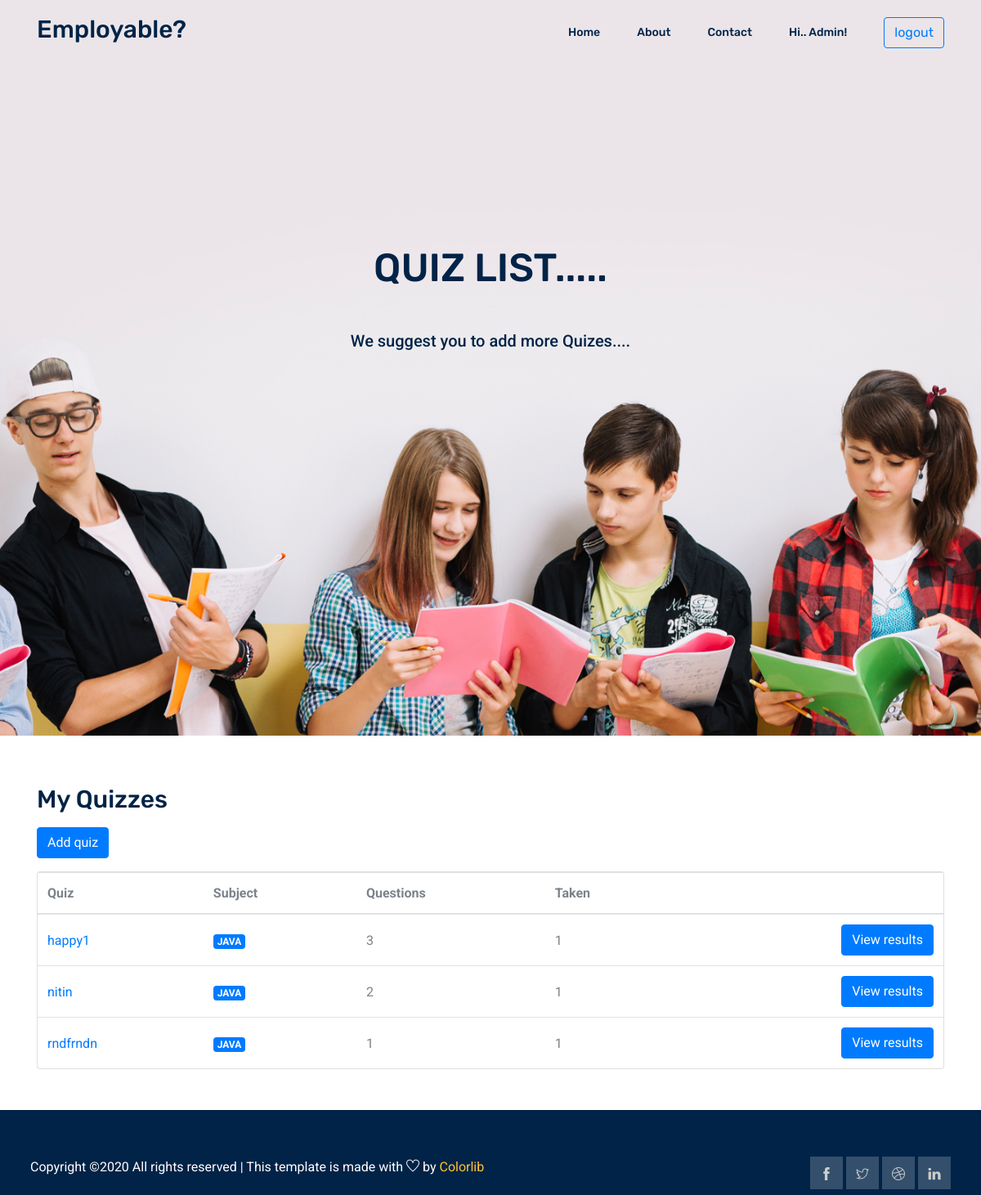
Page /company/quiz/ (signed in) on the committed database.
### accounts/models.py (models this page shows)
class User(AbstractUser):
    is_student = models.BooleanField(default=False)
    is_company = models.BooleanField(default=False)
    has_details = models.BooleanField(default=False)
    about = models.TextField(max_length=1000)
    image = models.ImageField(upload_to='main_image',blank = True, null = True)
    website = models.CharField(max_length=40)

### exam/models.py (models this page shows, shortened)
class Quiz(models.Model):
    owner = models.ForeignKey(User, on_delete=models.CASCADE, related_name='quizzes')
    name = models.CharField(max_length=255)
    subject = models.ForeignKey(Subject, on_delete=models.CASCADE, related_name='quizzes')
    location = models.CharField(max_length=50)
    skills_Required = models.CharField(max_length = 50)
    education = models.CharField(max_length = 50)
    work_exporience = models.CharField(max_length = 50)
    ctc = models.IntegerField()
    posts = models.CharField(max_length=20)

class Subject(models.Model):
    name = models.CharField(max_length=30)
    color = models.CharField(max_length=7, default='#007bff')
    def get_html_badge(self):
        name = escape(self.name)
        color = escape(self.color)
        html = '<span class="badge badge-primary" style="background-color: %s">%s</span>' % (color, name)
        return mark_safe(html)

### company/views.py (the view)
# urls.py: path('quiz/',views.QuizListView.as_view(),name='quizList'),
class QuizListView(ListView):
    model = Quiz
    ordering = ('name', )
    context_object_name = 'quizzes'
    template_name = 'company/QuizList.html'
    def get_queryset(self):
        queryset = self.request.user.quizzes \
            .select_related('subject') \
            .annotate(questions_count=Count('questions', distinct=True)) \
            .annotate(taken_count=Count('taken_quizzes', distinct=True))
        return queryset

### templates/company/QuizList.html (shortened to what this page needs)
{% extends 'base.html' %}
{% load crispy_forms_tags %}
{% block body %}
<section class="home_banner_area">
   <div class="banner_inner">
     <div class="container">
       <div class="row">
         <div class="col-lg-12">
           <div class="banner_content text-center">
             <h2 class="text-uppercase mt-4 mb-5">
               Quiz list.....
             </h2>
             <p>We suggest you to add more Quizes....</p>
           </div>
         </div>
       </div>
     </div>
   </div>
 </section>
    <div class='container' style= 'margin-top:60px'>
        {% if request.user.is_authenticated %}
        {% if request.user.is_company %}
          <h2 class="mb-3">My Quizzes</h2>
          <a href="{% url 'createQuiz' %}" class="btn btn-primary mb-3" role="button">Add quiz</a>
          <div class="card">
            <table class="table mb-0">
              <thead>
                <tr>
                  <th>Quiz</th>
                  <th>Subject</th>
                  <th>Questions</th>
                  <th>Taken</th>
                  <th></th>
                </tr>
              </thead>
              <tbody>
                {% for quiz in quizzes %}
                  <tr>
                    <td class="align-middle"><a href="{% url 'updateQuiz' quiz.pk %}">{{ quiz.name }}</a></td>
                    <td class="align-middle">{{ quiz.subject.get_html_badge }}</td>
                    <td class="align-middle">{{ quiz.questions_count }}</td>
                    <td class="align-middle">{{ quiz.taken_count }}</td>
                    <td class="text-right">
                      <a href="{% url 'results' quiz.pk %}" class="btn btn-primary">View results</a>
                    </td>
                  </tr>
                {% empty %}
                  <tr>
                    <td class="bg-light text-center font-italic" colspan="5">You haven't created any quiz yet.</td>
                  </tr>
                {% endfor %}
              </tbody>
            </table>
            {% else %}
            <h4>you need to be a company to see this page</h4>
            {% endif %}
            {% else %}
            <h4>first login in</h4>
            {% endif %}
          </div>
</div>
{% endblock %}

### templates/base.html (shortened to what this page needs)
{% load static %}
<!DOCTYPE html>
<html lang="en">
  <head>
   <link rel="stylesheet" href="{% static 'css/bootstrap.css' %}" />
    <link rel="stylesheet" href="{% static 'css/flaticon.css' %}" />
    <link rel="stylesheet" href="{% static 'css/themify-icons.css' %}" />
    <link rel="stylesheet" href="{% static 'vendors/owl-carousel/owl.carousel.min.css' %}" />
    <link rel="stylesheet" href="{% static 'vendors/nice-select/css/nice-select.css' %}" />
    <link rel="stylesheet" href="https://stackpath.bootstrapcdn.com/bootstrap/4.1.3/css/bootstrap.min.css">
    <link rel="stylesheet" href="{% static 'css/style.css' %}" />
  </head>
  <body>
    <header class="header_area">
      <div class="main_menu">
        <nav class="navbar navbar-expand-lg navbar-light">
          <div class="container">
            <a class="navbar-brand logo_h" href="{% url 'home'  %}"
              ><h2>Employable?</h2></a>
            <div
              class="collapse navbar-collapse offset"
              id="navbarSupportedContent"
            >
              <ul class="nav navbar-nav menu_nav ml-auto">
                <li class="nav-item {% block homeactive %} {% endblock %}">
                  <a class="nav-link" href="{% url 'home'  %}">Home</a>
                </li>
                <li class="nav-item {% block aboutactive %} {% endblock %}">
                  <a class="nav-link " href="{% url 'about'  %}">About</a>
                </li>
                <li class="nav-item {% block contactactive %} {% endblock %}">
                  <a class="nav-link " href="{% url 'contact'  %}">Contact</a>
                </li>
                {% if not request.user.is_authenticated %}
                <li class="nav-item">
                  <a class = 'nav-link'>
                    <button class="btn btn-outline-primary my-2 my-sm-0" onclick=location.href='{% url 'login' %}' type="submit">Login</button>
                  </a>
                </li>
                <li class="nav-item" >
                  <a class = 'nav-link'>
                  <button class="btn btn-outline-primary my-2 my-sm-0" onclick=location.href='{% url 'signup' %}' type="submit">Signup</button>
                </a>
                </li>
                {% else %}
                <li class="nav-item">
                  <a class="nav-link" href="{% url 'quiz_list'  %}">hi.. {{request.user}}!</a>
                </li>
                <li class="nav-item" >
                  <a class = 'nav-link'>
                  <button class="btn btn-outline-primary my-2 my-sm-0" onclick=location.href='{% url 'logout' %}' type="submit">logout</button>
                </a>
                </li>
                {% endif %}
              </ul>
            </div>
          </div>
        </nav>
      </div>
    </header>
    {% block body %}{% endblock %}
    <footer class="footer-area " >
      <div class="container" style = "padding:7px">
        <div class="row footer-bottom d-flex justify-content-between">
          <p class="col-lg-8 col-sm-12 footer-text m-0 text-white">
Copyright &copy;<script>document.write(new Date().getFullYear());</script> All rights reserved | This template is made with <i class="ti-heart" aria-hidden="true"></i> by <a href="https://colorlib.com" target="_blank">Colorlib</a>
          </p>
          <div class="col-lg-4 col-sm-12 footer-social">
            <a href="#"><i class="ti-facebook"></i></a>
            <a href="#"><i class="ti-twitter"></i></a>
            <a href="#"><i class="ti-dribbble"></i></a>
            <a href="#"><i class="ti-linkedin"></i></a>
          </div>
        </div>
      </div>
    </footer>
    </body>
</html>

### rows in the picture
User: user "Admin"
Quiz: name "happy1", subject.get_html_badge "JAVA", questions_count "3", taken_count "1"
Quiz: name "nitin", subject.get_html_badge "JAVA", questions_count "2", taken_count "1"
Quiz: name "rndfrndn", subject.get_html_badge "JAVA", questions_count "1", taken_count "1"
